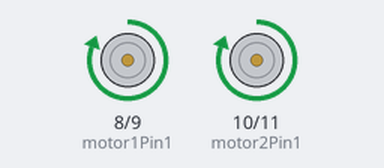
The sketch below on a simulated Arduino Uno, built with avr-gcc and run on an emulated ATmega328P. Shown: motor-driver pin pairs drawn as motors (green arrow = first pin HIGH = forward, orange = second pin HIGH = backward, longer = more drive).

Above: at 2.5 s.
At 5.5 s:
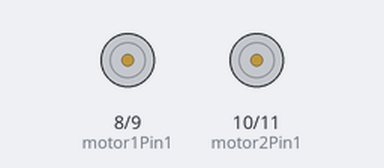
Timing chart, 0 to 7.8 s (numbered marks = the images above):
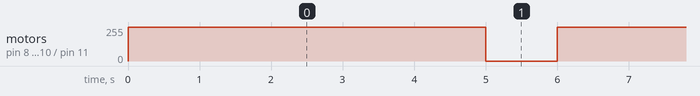

Measured:
- by itself, motor on pin 8 (motor1Pin1) / pin 9 (motor1Pin2), motor on pin 10 (motor2Pin1) / pin 11 (motor2Pin2): alternates forward 255/255 for 5.0 s and stopped for 1.0 s

The sketch:

ringtoss_bymember.ino
```cpp
// Pin definitions for Motor 1
const int motor1Pin1 = 8;  // Motor 1 Pin 1
const int motor1Pin2 = 9;  // Motor 1 Pin 2

// Pin definitions for Motor 2
const int motor2Pin1 = 10; // Motor 2 Pin 1
const int motor2Pin2 = 11; // Motor 2 Pin 2

// Timing intervals
const long spinTime = 5000;  // Spin for 5 seconds
const long stopTime = 1000;  // Stop for 1 second

// Variables to track timing
unsigned long previousMillis = 0;
bool isSpinning = true;

void setup() {
  // Initialize Motor 1 pins as output
  pinMode(motor1Pin1, OUTPUT);
  pinMode(motor1Pin2, OUTPUT);

  // Initialize Motor 2 pins as output
  pinMode(motor2Pin1, OUTPUT);
  pinMode(motor2Pin2, OUTPUT);

  // Start with motors spinning in one direction
  digitalWrite(motor1Pin1, HIGH);
  digitalWrite(motor1Pin2, LOW);
  digitalWrite(motor2Pin1, HIGH);
  digitalWrite(motor2Pin2, LOW);
}

void loop() {
  unsigned long currentMillis = millis();

  // If motors are spinning and 5 seconds have passed, stop them
  if (isSpinning && currentMillis - previousMillis >= spinTime) {
    // Stop motors
    digitalWrite(motor1Pin1, LOW);
    digitalWrite(motor1Pin2, LOW);
    digitalWrite(motor2Pin1, LOW);
    digitalWrite(motor2Pin2, LOW);

    // Set the timer for the stop period
    previousMillis = currentMillis;
    isSpinning = false;
  }

  // If motors are stopped and 1 second has passed, switch direction and spin again
  else if (!isSpinning && currentMillis - previousMillis >= stopTime) {
    // Switch motor directions
    int motor1Direction = digitalRead(motor1Pin1);
    int motor2Direction = digitalRead(motor2Pin1);

    // Toggle direction for Motor 1
    if (motor1Direction == HIGH) {
      digitalWrite(motor1Pin1, LOW);
      digitalWrite(motor1Pin2, HIGH);
    } else {
      digitalWrite(motor1Pin1, HIGH);
      digitalWrite(motor1Pin2, LOW);
    }

    // Toggle direction for Motor 2
    if (motor2Direction == HIGH) {
      digitalWrite(motor2Pin1, LOW);
      digitalWrite(motor2Pin2, HIGH);
    } else {
      digitalWrite(motor2Pin1, HIGH);
      digitalWrite(motor2Pin2, LOW);
    }

    // Set the timer for the next spin period
    previousMillis = currentMillis;
    isSpinning = true;
  }
}
```
